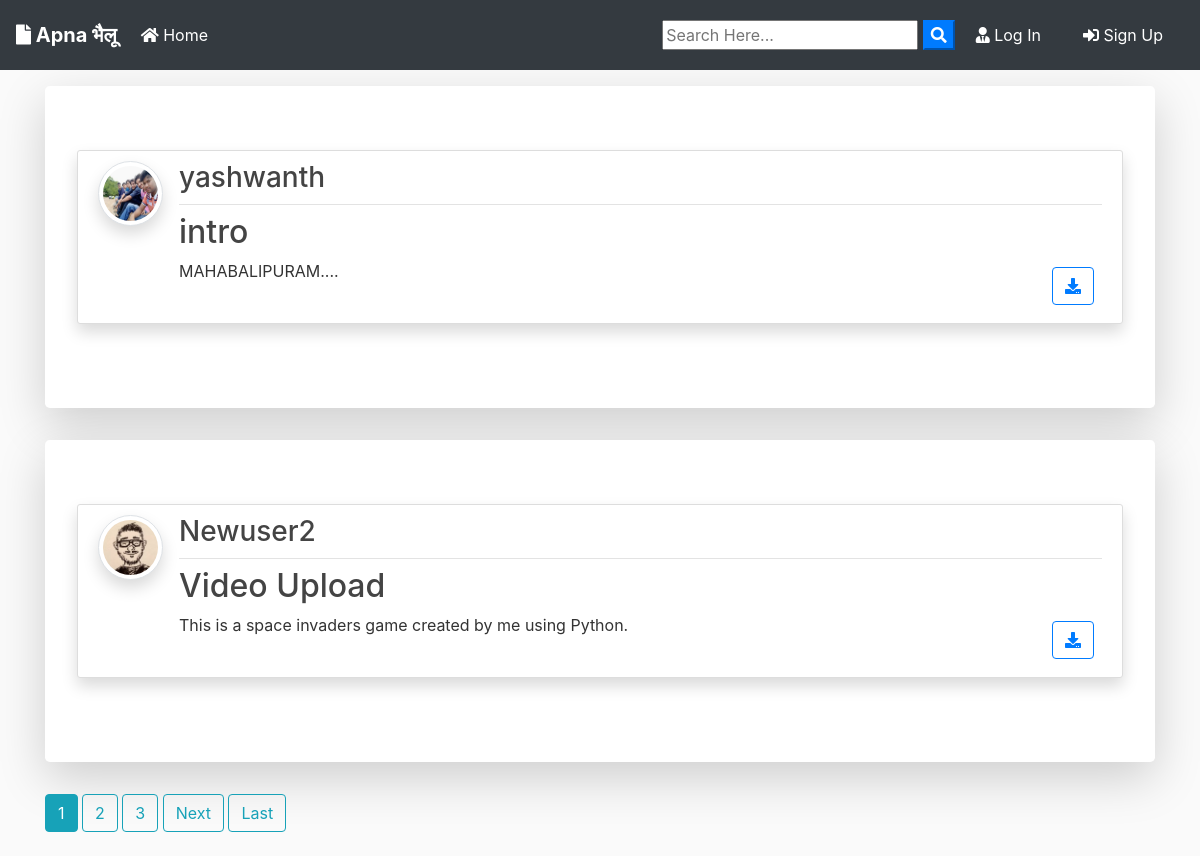
The page / on the database its author committed.
### blog/models.py (models this page shows, shortened)
class Post(models.Model):
	title = models.CharField(max_length=100)
	file = models.FileField(null=True,blank=True,upload_to='Files')
	content = models.TextField()
	date_posted = models.DateTimeField(default=timezone.now)
	author = models.ForeignKey(User, on_delete=models.CASCADE)

### users/models.py (models this page shows, shortened)
class Profile(models.Model):
    user = models.OneToOneField(User, on_delete=models.CASCADE)
    image = models.ImageField(default='default.jpg', upload_to='profile_pics')

### blog/views.py (the view)
# urls.py: path('', PostListView.as_view(), name='blog-home'),
class PostListView(ListView):
    model = Post
    template_name = 'blog/home.html'  # <app>/<model>_<viewtype>.html
    context_object_name = 'posts'
    ordering = ['-date_posted']
    paginate_by = 2

### blog/templates/blog/home.html (shortened to what this page needs)
{% extends "blog/base.html" %}
{% block content %}
    {% for post in posts %}
      <div class="jumbotron mt-3 bg-white shadow-lg">
      <article class="media content-section shadow">
        <a href="{{ post.author.profile.image.url }} " target="_blank"> <img src="{{ post.author.profile.image.url }}  " alt="" class="article-img rounded-circle img-thumbnail img-fluid shadow">
        </a>
        <div class="media-body">
          <div class="article-metadata d-flex justify-content-between">
            <a class="mr-2 " href="{% url 'user-posts' post.author.username  %}"><h3>{{ post.author }}</h3></a>
          </div>
          <h2><a class="article-title text-justify " href="{% url 'post-detail' post.id %}">{{ post.title }}</a></h2>
          <div class="d-flex justify-content-between">
            <p class="article-content text-justify text-truncate overflow-hidden">{{ post.content }}</p>
            {% if post.file %}
          <div class="form-group mt-0 pt-0  m-2">
            <a class="btn btn-outline-primary  btn-d "  href="{{ post.file.url }}"  download type="submit"><i class="fas fa-download"></i></a>
          </div>
          {% endif %}
          </div>
        </div>
      </article>
      </div>
    {% endfor %}
    {% if is_paginated %}
      {% for num in page_obj.paginator.page_range %}
        {% if page_obj.number == num %}
          <a class="btn btn-info mb-4" href="?page={{ num }}">{{ num }}</a>
        {% elif num > page_obj.number|add:'-3' and num < page_obj.number|add:'3' %}
          <a class="btn btn-outline-info mb-4" href="?page={{ num }}">{{ num }}</a>
        {% endif %}
      {% endfor %}
      {% if page_obj.has_next %}
        <a class="btn btn-outline-info mb-4" href="?page={{ page_obj.next_page_number }}">Next</a>
        <a class="btn btn-outline-info mb-4" href="?page={{ page_obj.paginator.num_pages }}">Last</a>
      {% endif %}
    {% endif %}
{% endblock content %}

### blog/templates/blog/base.html (shortened to what this page needs)
{% load static %}
<!doctype html>
<html lang="en">
  <head>
    <link rel="stylesheet" href="https://stackpath.bootstrapcdn.com/bootstrap/4.3.1/css/bootstrap.min.css">
    <link rel="stylesheet" href="https://use.fontawesome.com/releases/v5.8.1/css/all.css" >
    <link rel="stylesheet" href="{% static 'blog/main.css' %}">
</head>
  <body>
        <nav class="navbar navbar-expand-lg navbar-dark bg-dark">
                <a class="navbar-brand font-weight-bold" href="{% url 'blog-home' %}"><i class="fas fa-file"></i> Apna भैलू</a>
                <div class="collapse navbar-collapse" id="navbarSupportedContent">
                  <ul class="navbar-nav mr-auto">
                    <li class="nav-item active">
                      <a class="nav-link" href="{% url 'blog-home' %}"><i class="fas fa-home"></i> Home <span class="sr-only">(current)</span></a>
                    </li>
                  </ul>
                  <form id="searchform" action="{% url 'search' %}" method="get">
                    <input type="text" name="q" type="text" value="{{ request.GET.q }}" placeholder="Search Here..." />
                    <button type="button" onclick="searchform.submit()" class=" text-white my-color btn-primary"><i class="fa fa-search"></i></button>
                </form>
                    {% if user.is_authenticated %}
                    <a href="{% url 'user-posts' user %}" class="btn text-white m-2"><i class="fas fa-user-shield"></i> My Post</a>
                    <a href="{% url 'post-create' %} " class="btn text-white m-2"><i class="fas fa-user-edit"></i> New Post</a>
                    <a href="{% url 'profile' %} " class="btn text-white m-2"><i class="fas fa-user"></i> {{ user.username }}</a>
                    <a href="{% url 'logout' %} " class="btn text-white m-2"><i class="fas fa-sign-out-alt"></i> Log Out</a>
                    {% else %}
                    <a href="{% url 'login' %} " class="btn text-white m-2"><i class="fas fa-user-tie"></i> Log In</a>
                    <a href="{% url 'register' %} " class="btn text-white m-2"> <i class="fas fa-sign-in-alt"></i> Sign Up</a>
                    {% endif %}
                </div>
              </nav>
      <div class="container my-bg">
    {% block content %}
    {% endblock  %}
</div>
  </body>
</html>

### blog/static/blog/main.css (style rules this page uses)
body { background: #fafafa; color: #333333; margin-top: 0; }
h1, h2, h3, h4, h5, h6 { color: #444444; }
ul { margin: 0; }
.content-section { background: #ffffff; padding: 10px 20px; border: 1px solid #dddddd; border-radius: 3px; margin-bottom: 20px; }
.article-title { color: #444444; }
.article-content { white-space: pre-line; }
.article-img { height: 65px; width: 65px; margin-right: 16px; }
.article-metadata { padding-bottom: 1px; margin-bottom: 4px; border-bottom: 1px solid #e3e3e3 }

### rows shown on the page
Post: author.profile.image (picture), author "yashwanth", title "intro", content "MAHABALIPURAM...."
Post: author.profile.image (picture), author "Newuser2", title "Video Upload", content "This is a space invaders game created by me using Python."

### other values the page prints
{{ num }} "1"
{{ num }} "2" "3"
